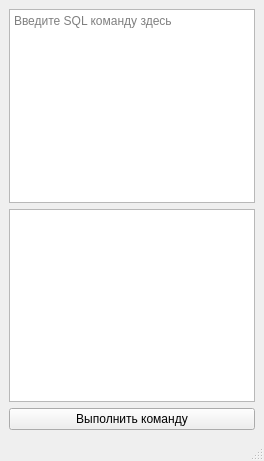
<?xml version="1.0" encoding="UTF-8"?>
<ui version="4.0">
 <class>MainWindow</class>
 <widget class="QMainWindow" name="MainWindow">
  <property name="geometry">
   <rect>
    <x>0</x>
    <y>0</y>
    <width>264</width>
    <height>461</height>
   </rect>
  </property>
  <property name="windowTitle">
   <string>MainWindow</string>
  </property>
  <widget class="QWidget" name="centralwidget">
   <layout class="QVBoxLayout" name="mainLayout">
    <item>
     <widget class="QTextEdit" name="textEdit_sql_query">
      <property name="placeholderText">
       <string>Введите SQL команду здесь</string>
      </property>
     </widget>
    </item>
    <item>
     <widget class="QTableView" name="tableView_query_result"/>
    </item>
    <item>
     <widget class="QPushButton" name="btn_execute_query">
      <property name="text">
       <string>Выполнить команду</string>
      </property>
     </widget>
    </item>
   </layout>
  </widget>
  <widget class="QMenuBar" name="menubar">
   <property name="geometry">
    <rect>
     <x>0</x>
     <y>0</y>
     <width>264</width>
     <height>21</height>
    </rect>
   </property>
  </widget>
  <widget class="QStatusBar" name="statusbar"/>
 </widget>
 <resources/>
 <connections/>
</ui>
